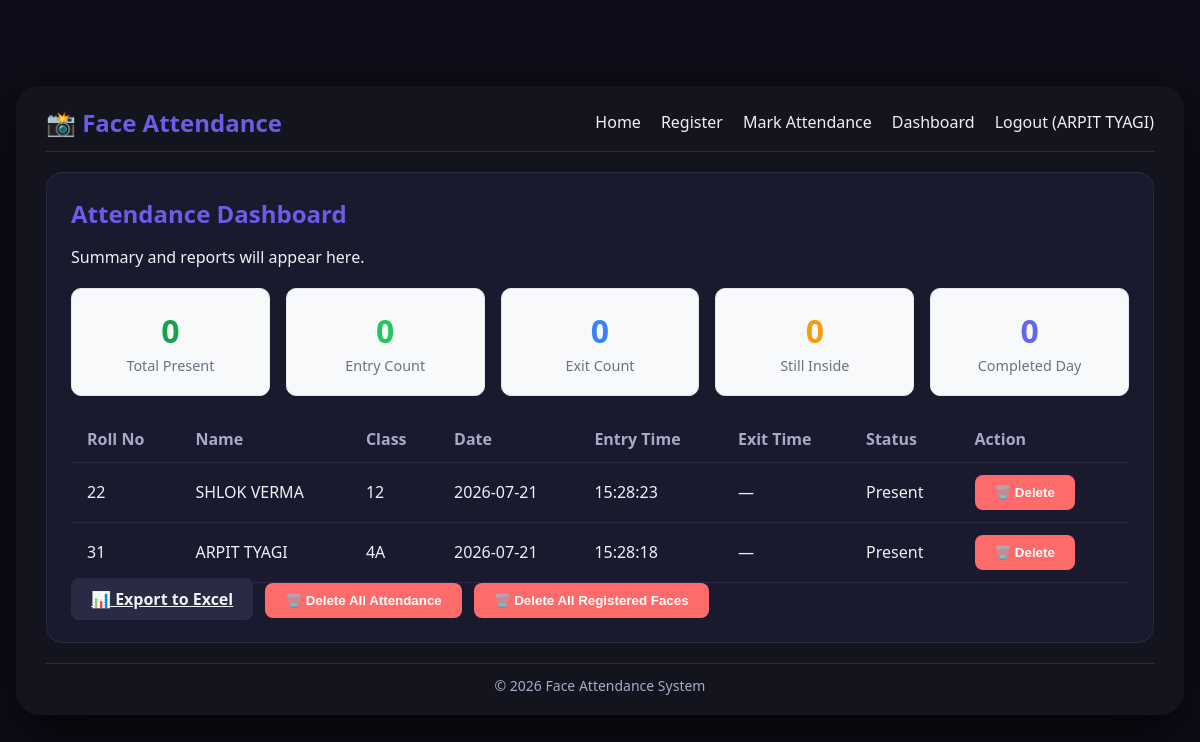
Page /dashboard (signed in) on the earlier database version.
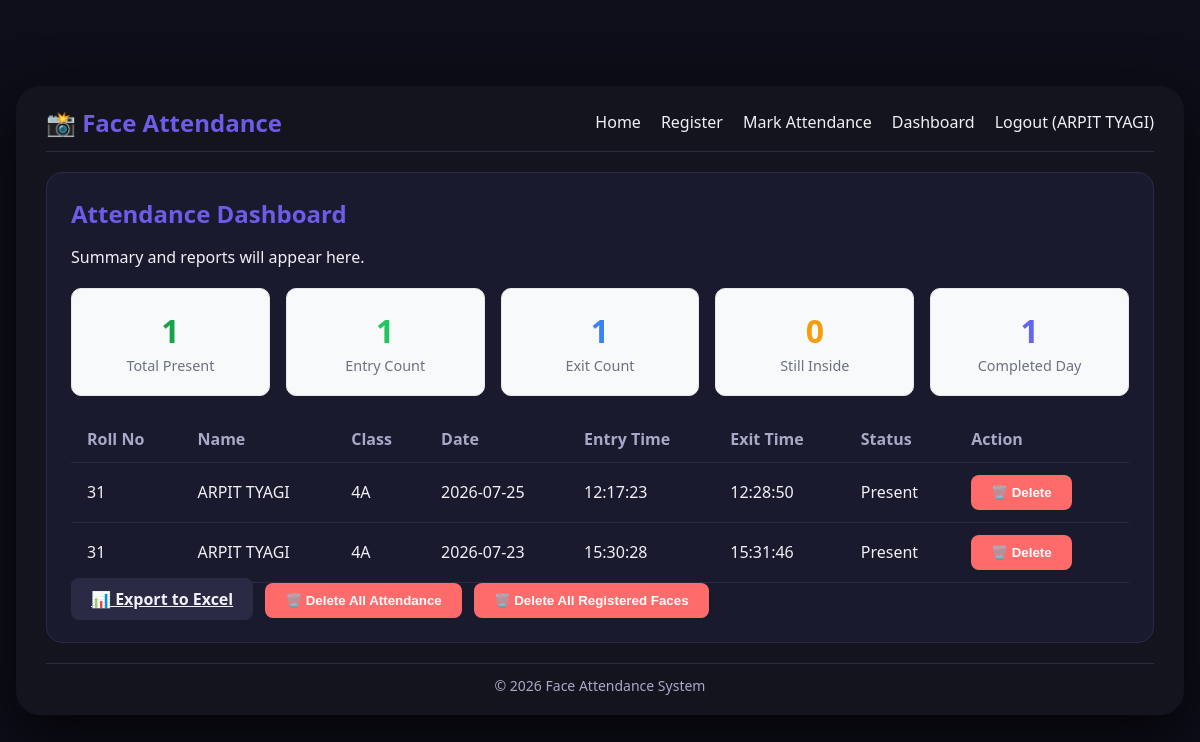
Same page on the later database version.
### tables this page shows
CREATE TABLE students (
        id INTEGER PRIMARY KEY AUTOINCREMENT,
        name TEXT NOT NULL,
        roll_no TEXT UNIQUE NOT NULL,
        class TEXT NOT NULL,
        face_encoding BLOB NOT NULL
    );

CREATE TABLE attendance (
        id INTEGER PRIMARY KEY AUTOINCREMENT,
        student_id INTEGER NOT NULL,
        date DATE NOT NULL,
        entry_time TIME,
        exit_time TIME,
        status TEXT DEFAULT 'Present'
    );

### app.py (the view)
@app.route('/dashboard')
@login_required
def dashboard():
    conn = sqlite3.connect('database.db', timeout=10)
    c = conn.cursor()
    query = """
        SELECT attendance.id, students.name, students.roll_no, students.class,
               attendance.date, attendance.entry_time, attendance.exit_time, attendance.status
        FROM attendance
        JOIN students ON attendance.student_id = students.id
        ORDER BY attendance.date DESC, attendance.entry_time DESC
    """
    c.execute(query)
    records = c.fetchall()
    today = datetime.now().strftime('%Y-%m-%d')
    c.execute(
        'SELECT COUNT(DISTINCT student_id) FROM attendance WHERE date = ? AND entry_time IS NOT NULL',
        (today,)
    )
    total_present = c.fetchone()[0]
    c.execute(
        'SELECT COUNT(*) FROM attendance WHERE date = ? AND entry_time IS NOT NULL',
        (today,)
    )
    entry_count = c.fetchone()[0]
    c.execute(
        'SELECT COUNT(*) FROM attendance WHERE date = ? AND exit_time IS NOT NULL',
        (today,)
    )
    exit_count = c.fetchone()[0]
    c.execute(
        'SELECT COUNT(*) FROM attendance WHERE date = ? AND entry_time IS NOT NULL AND exit_time IS NULL',
        (today,)
    )
    still_inside = c.fetchone()[0]
    c.execute(
        'SELECT COUNT(*) FROM attendance WHERE date = ? AND entry_time IS NOT NULL AND exit_time IS NOT NULL',
        (today,)
    )
    completed_day = c.fetchone()[0]
    conn.close()
    stats = {
        'total_present': total_present,
        'entry_count': entry_count,
        'exit_count': exit_count,
        'still_inside': still_inside,
        'completed_day': completed_day,
    }
    return render_template('dashboard.html', records=records, stats=stats)

### app.py (called while the page is built)
def login_required(f):
    @wraps(f)
    def decorated(*args, **kwargs):
        if not session.get('logged_in'):
            return redirect(url_for('login'))
        return f(*args, **kwargs)
    return decorated

### templates/dashboard.html (shortened to what this page needs)
{% extends "base.html" %}
{% block content %}
<div class="card">
    <h2>Attendance Dashboard</h2>
    <p>Summary and reports will appear here.</p>
    <div class="stats-grid">
        <div class="stat-card stat-present">
            <h3>{{ stats.total_present }}</h3>
            <p>Total Present</p>
        </div>
        <div class="stat-card stat-entry">
            <h3>{{ stats.entry_count }}</h3>
            <p>Entry Count</p>
        </div>
        <div class="stat-card stat-exit">
            <h3>{{ stats.exit_count }}</h3>
            <p>Exit Count</p>
        </div>
        <div class="stat-card stat-inside">
            <h3>{{ stats.still_inside }}</h3>
            <p>Still Inside</p>
        </div>
        <div class="stat-card stat-completed">
            <h3>{{ stats.completed_day }}</h3>
            <p>Completed Day</p>
        </div>
    </div>
    <table>
        <thead>
            <tr>
                <th>Roll No</th>
                <th>Name</th>
                <th>Class</th>
                <th>Date</th>
                <th>Entry Time</th>
                <th>Exit Time</th>
                <th>Status</th>
                <th>Action</th>
            </tr>
        </thead>
        <tbody id="attendanceTableBody">
            {% if records %}
                {% for record in records %}
                <tr id="row-{{ record[0] }}">
                    <td>{{ record[2] }}</td>
                    <td>{{ record[1] }}</td>
                    <td>{{ record[3] }}</td>
                    <td>{{ record[4] }}</td>
                    <td>{{ record[5] if record[5] else '—' }}</td>
                    <td>{{ record[6] if record[6] else '—' }}</td>
                    <td>{{ record[7] }}</td>
                    <td>
                        <button class="btn danger delete-btn" data-id="{{ record[0] }}">🗑️ Delete</button>
                    </td>
                </tr>
                {% endfor %}
            {% else %}
                <tr><td colspan="8">No data yet.</td></tr>
            {% endif %}
        </tbody>
    </table>
    <a href="{{ url_for('export_attendance') }}" class="btn secondary">📊 Export to Excel</a>
    <button id="deleteAllBtn" class="btn danger">🗑️ Delete All Attendance</button>
    <button id="deleteAllStudentsBtn" class="btn danger">🗑️ Delete All Registered Faces</button>
</div>
{% endblock %}

### templates/base.html (shortened to what this page needs)
<!DOCTYPE html>
<html lang="en">
<head>
    <link rel="stylesheet" href="{{ url_for('static', filename='style.css') }}" />
</head>
<body>
    <div id="main">
        <div id="header">
            <nav>
                <div class="logo">📸 Face Attendance</div>
                <ul>
                    <li><a href="{{ url_for('index') }}">Home</a></li>
                    <li><a href="{{ url_for('register') }}">Register</a></li>
                    <li><a href="{{ url_for('mark_attendance') }}">Mark Attendance</a></li>
                    <li><a href="{{ url_for('dashboard') }}">Dashboard</a></li>
                    {% if session.get('logged_in') %}
                    <li><a href="{{ url_for('logout') }}">Logout ({{ session.get('username') }})</a></li>
                    {% else %}
                    <li><a href="{{ url_for('login') }}">Login</a></li>
                    {% endif %}
                </ul>
            </nav>
        </div>
        <div id="content">
            {% block content %}{% endblock %}
        </div>
        <div id="footer">
            <p>&copy; 2026 Face Attendance System</p>
        </div>
    </div>
</body>
</html>

### static/style.css (style rules this page uses)
:root { --bg: #0e0e1a; --panel: #14141e; --card: #1a1a2e; --border: #2a2a44; --text: #f0f0f5; --muted: #a8a8c8; --accent: #6c5ce7; --green: #0d2a0; --red: #ff6b6b; }
* { box-sizing: border-box; margin: 0; padding: 0; }
body { font-family: 'Segoe UI', Roboto, sans-serif; background: var(--bg); color: var(--text); min-height: 100vh; display: flex; align-items: center; justify-content: center; padding: 16px; }
#main { width: 100%; max-width: 1200px; background: var(--panel); border-radius: 24px; padding: 20px 30px; box-shadow: 0 20px 60px rgba(0,0,0,0.8); }
#header nav { display: flex; justify-content: space-between; align-items: center; border-bottom: 1px solid var(--border); padding-bottom: 12px; margin-bottom: 20px; }
.logo { font-size: 24px; font-weight: 700; color: var(--accent); }
nav ul { list-style: none; display: flex; gap: 20px; }
nav ul li a { color: var(--text); text-decoration: none; font-weight: 500; transition: color 0.2s; }
#content { min-height: 400px; }
#footer { border-top: 1px solid var(--border); padding-top: 12px; margin-top: 20px; text-align: center; color: var(--muted); font-size: 14px; }
.card { background: var(--card); border: 1px solid var(--border); border-radius: 16px; padding: 24px; margin-bottom: 20px; }
.card h2 { margin-bottom: 16px; color: var(--accent); }
.btn { padding: 10px 20px; border: none; border-radius: 8px; font-weight: 600; cursor: pointer; transition: 0.2s; margin-right: 8px; }
.btn.secondary { background: var(--border); color: var(--text); }
.btn.danger { background: var(--red); color: #fff; }
table { width: 100%; border-collapse: collapse; margin-top: 16px; }
table th, table td { padding: 12px 16px; border-bottom: 1px solid var(--border); text-align: left; }
table th { color: var(--muted); font-weight: 600; }
.stats-grid { display: grid; grid-template-columns: repeat(auto-fit, minmax(140px, 1fr)); gap: 16px; margin: 20px 0; }
.stat-card { padding: 20px; border-radius: 10px; text-align: center; background: #f8f9fa; border: 1px solid #e5e7eb; }
.stat-card h3 { font-size: 2rem; margin: 0 0 4px 0; }
.stat-card p { margin: 0; color: #6b7280; font-size: 0.9rem; }
.stat-present h3 { color: #16a34a; }
.stat-entry h3 { color: #22c55e; }
.stat-exit h3 { color: #3b82f6; }
.stat-inside h3 { color: #f59e0b; }
.stat-completed h3 { color: #6366f1; }

Differences in the rows shown:
removed attendance: roll_no "22", name "SHLOK VERMA", class "12", date "2026-07-21", entry_time "15:28:23", record "—", status "Present"
removed attendance: roll_no "31", name "ARPIT TYAGI", class "4A", date "2026-07-21", entry_time "15:28:18", record "—", status "Present"
added attendance: roll_no "31", name "ARPIT TYAGI", class "4A", date "2026-07-25", entry_time "12:17:23", exit_time "12:28:50", status "Present"
added attendance: roll_no "31", name "ARPIT TYAGI", class "4A", date "2026-07-23", entry_time "15:30:28", exit_time "15:31:46", status "Present"
Other differences:
{{ stats.total_present }}: "0" → "1"
{{ stats.entry_count }}: "0" → "1"
{{ stats.exit_count }}: "0" → "1"
{{ stats.completed_day }}: "0" → "1"
